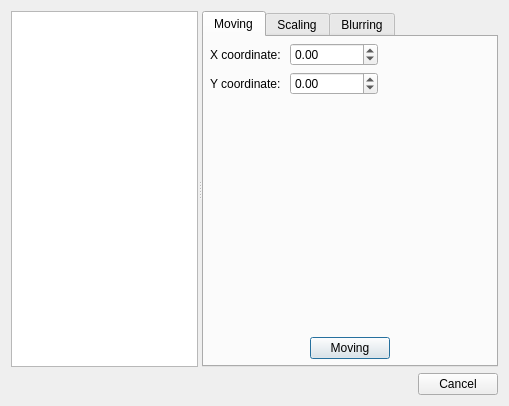
<?xml version="1.0" encoding="UTF-8"?>
<ui version="4.0">
 <class>Dialog</class>
 <widget class="QDialog" name="Dialog">
  <property name="geometry">
   <rect>
    <x>0</x>
    <y>0</y>
    <width>509</width>
    <height>406</height>
   </rect>
  </property>
  <property name="minimumSize">
   <size>
    <width>509</width>
    <height>406</height>
   </size>
  </property>
  <property name="maximumSize">
   <size>
    <width>509</width>
    <height>406</height>
   </size>
  </property>
  <property name="windowTitle">
   <string>Process ...</string>
  </property>
  <property name="windowIcon">
   <iconset resource="../../../icons.qrc">
    <normaloff>:/icons/PathSolving.png</normaloff>:/icons/PathSolving.png</iconset>
  </property>
  <property name="modal">
   <bool>true</bool>
  </property>
  <layout class="QVBoxLayout" name="verticalLayout">
   <item>
    <widget class="QSplitter" name="splitter">
     <property name="sizePolicy">
      <sizepolicy hsizetype="Expanding" vsizetype="Expanding">
       <horstretch>0</horstretch>
       <verstretch>0</verstretch>
      </sizepolicy>
     </property>
     <property name="orientation">
      <enum>Qt::Horizontal</enum>
     </property>
     <widget class="QListWidget" name="Point_list"/>
     <widget class="QTabWidget" name="tabWidget">
      <property name="currentIndex">
       <number>0</number>
      </property>
      <widget class="QWidget" name="moving">
       <attribute name="title">
        <string>Moving</string>
       </attribute>
       <layout class="QVBoxLayout" name="verticalLayout_2">
        <property name="leftMargin">
         <number>6</number>
        </property>
        <property name="topMargin">
         <number>6</number>
        </property>
        <property name="rightMargin">
         <number>6</number>
        </property>
        <property name="bottomMargin">
         <number>6</number>
        </property>
        <item>
         <layout class="QGridLayout" name="gridLayout">
          <item row="0" column="0">
           <widget class="QLabel" name="label">
            <property name="text">
             <string>X coordinate: </string>
            </property>
           </widget>
          </item>
          <item row="0" column="2">
           <spacer name="horizontalSpacer_2">
            <property name="orientation">
             <enum>Qt::Horizontal</enum>
            </property>
            <property name="sizeHint" stdset="0">
             <size>
              <width>40</width>
              <height>20</height>
             </size>
            </property>
           </spacer>
          </item>
          <item row="1" column="0">
           <widget class="QLabel" name="label_2">
            <property name="text">
             <string>Y coordinate: </string>
            </property>
           </widget>
          </item>
          <item row="1" column="1">
           <widget class="QDoubleSpinBox" name="moving_y_coordinate">
            <property name="minimum">
             <double>-1000000.000000000000000</double>
            </property>
            <property name="maximum">
             <double>1000000.000000000000000</double>
            </property>
           </widget>
          </item>
          <item row="1" column="2">
           <spacer name="horizontalSpacer_3">
            <property name="orientation">
             <enum>Qt::Horizontal</enum>
            </property>
            <property name="sizeHint" stdset="0">
             <size>
              <width>40</width>
              <height>20</height>
             </size>
            </property>
           </spacer>
          </item>
          <item row="0" column="1">
           <widget class="QDoubleSpinBox" name="moving_x_coordinate">
            <property name="minimum">
             <double>-1000000.000000000000000</double>
            </property>
            <property name="maximum">
             <double>1000000.000000000000000</double>
            </property>
           </widget>
          </item>
         </layout>
        </item>
        <item>
         <spacer name="verticalSpacer">
          <property name="orientation">
           <enum>Qt::Vertical</enum>
          </property>
          <property name="sizeHint" stdset="0">
           <size>
            <width>20</width>
            <height>99</height>
           </size>
          </property>
         </spacer>
        </item>
        <item>
         <layout class="QHBoxLayout" name="horizontalLayout_3">
          <item>
           <spacer name="horizontalSpacer_7">
            <property name="orientation">
             <enum>Qt::Horizontal</enum>
            </property>
            <property name="sizeHint" stdset="0">
             <size>
              <width>40</width>
              <height>20</height>
             </size>
            </property>
           </spacer>
          </item>
          <item>
           <widget class="QPushButton" name="movingButton">
            <property name="text">
             <string>Moving</string>
            </property>
            <property name="default">
             <bool>true</bool>
            </property>
           </widget>
          </item>
          <item>
           <spacer name="horizontalSpacer_9">
            <property name="orientation">
             <enum>Qt::Horizontal</enum>
            </property>
            <property name="sizeHint" stdset="0">
             <size>
              <width>40</width>
              <height>20</height>
             </size>
            </property>
           </spacer>
          </item>
         </layout>
        </item>
       </layout>
      </widget>
      <widget class="QWidget" name="scaling">
       <attribute name="title">
        <string>Scaling</string>
       </attribute>
       <layout class="QVBoxLayout" name="verticalLayout_3">
        <property name="leftMargin">
         <number>6</number>
        </property>
        <property name="topMargin">
         <number>6</number>
        </property>
        <property name="rightMargin">
         <number>6</number>
        </property>
        <property name="bottomMargin">
         <number>6</number>
        </property>
        <item>
         <layout class="QGridLayout" name="gridLayout_2">
          <item row="0" column="2">
           <spacer name="horizontalSpacer_4">
            <property name="orientation">
             <enum>Qt::Horizontal</enum>
            </property>
            <property name="sizeHint" stdset="0">
             <size>
              <width>40</width>
              <height>20</height>
             </size>
            </property>
           </spacer>
          </item>
          <item row="0" column="1">
           <widget class="QDoubleSpinBox" name="scaling_h">
            <property name="minimum">
             <double>1.000000000000000</double>
            </property>
            <property name="maximum">
             <double>10000.000000000000000</double>
            </property>
           </widget>
          </item>
          <item row="0" column="0">
           <widget class="QLabel" name="label_3">
            <property name="text">
             <string>Horizontal: </string>
            </property>
           </widget>
          </item>
          <item row="1" column="0">
           <widget class="QLabel" name="label_4">
            <property name="text">
             <string>Vertical: </string>
            </property>
           </widget>
          </item>
          <item row="1" column="2">
           <spacer name="horizontalSpacer_5">
            <property name="orientation">
             <enum>Qt::Horizontal</enum>
            </property>
            <property name="sizeHint" stdset="0">
             <size>
              <width>40</width>
              <height>20</height>
             </size>
            </property>
           </spacer>
          </item>
          <item row="1" column="1">
           <widget class="QDoubleSpinBox" name="scaling_v">
            <property name="minimum">
             <double>1.000000000000000</double>
            </property>
            <property name="maximum">
             <double>10000.000000000000000</double>
            </property>
           </widget>
          </item>
         </layout>
        </item>
        <item>
         <widget class="Line" name="line">
          <property name="orientation">
           <enum>Qt::Horizontal</enum>
          </property>
         </widget>
        </item>
        <item>
         <layout class="QHBoxLayout" name="horizontalLayout_2">
          <item>
           <widget class="QLabel" name="label_5">
            <property name="text">
             <string>Reference point: </string>
            </property>
           </widget>
          </item>
          <item>
           <widget class="QDoubleSpinBox" name="scaling_rx">
            <property name="minimum">
             <double>-1000000.000000000000000</double>
            </property>
            <property name="maximum">
             <double>1000000.000000000000000</double>
            </property>
           </widget>
          </item>
          <item>
           <widget class="QDoubleSpinBox" name="scaling_ry">
            <property name="minimum">
             <double>-1000000.000000000000000</double>
            </property>
            <property name="maximum">
             <double>1000000.000000000000000</double>
            </property>
           </widget>
          </item>
          <item>
           <spacer name="horizontalSpacer_6">
            <property name="orientation">
             <enum>Qt::Horizontal</enum>
            </property>
            <property name="sizeHint" stdset="0">
             <size>
              <width>40</width>
              <height>20</height>
             </size>
            </property>
           </spacer>
          </item>
         </layout>
        </item>
        <item>
         <spacer name="verticalSpacer_2">
          <property name="orientation">
           <enum>Qt::Vertical</enum>
          </property>
          <property name="sizeHint" stdset="0">
           <size>
            <width>20</width>
            <height>52</height>
           </size>
          </property>
         </spacer>
        </item>
        <item>
         <layout class="QHBoxLayout" name="horizontalLayout_4">
          <item>
           <spacer name="horizontalSpacer_8">
            <property name="orientation">
             <enum>Qt::Horizontal</enum>
            </property>
            <property name="sizeHint" stdset="0">
             <size>
              <width>40</width>
              <height>20</height>
             </size>
            </property>
           </spacer>
          </item>
          <item>
           <widget class="QPushButton" name="scalingButton">
            <property name="text">
             <string>Scaling</string>
            </property>
            <property name="default">
             <bool>true</bool>
            </property>
           </widget>
          </item>
          <item>
           <spacer name="horizontalSpacer_10">
            <property name="orientation">
             <enum>Qt::Horizontal</enum>
            </property>
            <property name="sizeHint" stdset="0">
             <size>
              <width>40</width>
              <height>20</height>
             </size>
            </property>
           </spacer>
          </item>
         </layout>
        </item>
       </layout>
      </widget>
      <widget class="QWidget" name="blurring">
       <attribute name="title">
        <string>Blurring</string>
       </attribute>
       <layout class="QVBoxLayout" name="verticalLayout_4">
        <property name="leftMargin">
         <number>6</number>
        </property>
        <property name="topMargin">
         <number>6</number>
        </property>
        <property name="rightMargin">
         <number>6</number>
        </property>
        <property name="bottomMargin">
         <number>6</number>
        </property>
        <item>
         <widget class="QLabel" name="label_8">
          <property name="text">
           <string>This function can minimize the number of coordinate points.</string>
          </property>
          <property name="wordWrap">
           <bool>true</bool>
          </property>
         </widget>
        </item>
        <item>
         <layout class="QHBoxLayout" name="horizontalLayout_7">
          <item>
           <widget class="QLabel" name="label_7">
            <property name="text">
             <string>The number of points: </string>
            </property>
           </widget>
          </item>
          <item>
           <widget class="QLabel" name="points_num">
            <property name="text">
             <string>0</string>
            </property>
           </widget>
          </item>
          <item>
           <spacer name="horizontalSpacer_12">
            <property name="orientation">
             <enum>Qt::Horizontal</enum>
            </property>
            <property name="sizeHint" stdset="0">
             <size>
              <width>40</width>
              <height>20</height>
             </size>
            </property>
           </spacer>
          </item>
         </layout>
        </item>
        <item>
         <layout class="QHBoxLayout" name="horizontalLayout_6">
          <item>
           <widget class="QLabel" name="label_6">
            <property name="text">
             <string>Reduced to: </string>
            </property>
           </widget>
          </item>
          <item>
           <widget class="QSpinBox" name="blurring_num"/>
          </item>
          <item>
           <spacer name="horizontalSpacer_11">
            <property name="orientation">
             <enum>Qt::Horizontal</enum>
            </property>
            <property name="sizeHint" stdset="0">
             <size>
              <width>40</width>
              <height>20</height>
             </size>
            </property>
           </spacer>
          </item>
         </layout>
        </item>
        <item>
         <spacer name="verticalSpacer_3">
          <property name="orientation">
           <enum>Qt::Vertical</enum>
          </property>
          <property name="sizeHint" stdset="0">
           <size>
            <width>20</width>
            <height>40</height>
           </size>
          </property>
         </spacer>
        </item>
        <item>
         <layout class="QHBoxLayout" name="horizontalLayout_8">
          <item>
           <spacer name="horizontalSpacer_13">
            <property name="orientation">
             <enum>Qt::Horizontal</enum>
            </property>
            <property name="sizeHint" stdset="0">
             <size>
              <width>40</width>
              <height>20</height>
             </size>
            </property>
           </spacer>
          </item>
          <item>
           <widget class="QPushButton" name="blurringButton">
            <property name="text">
             <string>Blurring</string>
            </property>
            <property name="default">
             <bool>true</bool>
            </property>
           </widget>
          </item>
          <item>
           <spacer name="horizontalSpacer_14">
            <property name="orientation">
             <enum>Qt::Horizontal</enum>
            </property>
            <property name="sizeHint" stdset="0">
             <size>
              <width>40</width>
              <height>20</height>
             </size>
            </property>
           </spacer>
          </item>
         </layout>
        </item>
       </layout>
      </widget>
     </widget>
    </widget>
   </item>
   <item>
    <layout class="QHBoxLayout" name="horizontalLayout">
     <item>
      <spacer name="horizontalSpacer">
       <property name="orientation">
        <enum>Qt::Horizontal</enum>
       </property>
       <property name="sizeHint" stdset="0">
        <size>
         <width>40</width>
         <height>20</height>
        </size>
       </property>
      </spacer>
     </item>
     <item>
      <widget class="QDialogButtonBox" name="buttonBox">
       <property name="sizePolicy">
        <sizepolicy hsizetype="Fixed" vsizetype="Fixed">
         <horstretch>0</horstretch>
         <verstretch>0</verstretch>
        </sizepolicy>
       </property>
       <property name="standardButtons">
        <set>QDialogButtonBox::Cancel</set>
       </property>
      </widget>
     </item>
    </layout>
   </item>
  </layout>
 </widget>
 <resources>
  <include location="../../../icons.qrc"/>
 </resources>
 <connections>
  <connection>
   <sender>buttonBox</sender>
   <signal>rejected()</signal>
   <receiver>Dialog</receiver>
   <slot>reject()</slot>
   <hints>
    <hint type="sourcelabel">
     <x>59</x>
     <y>24</y>
    </hint>
    <hint type="destinationlabel">
     <x>169</x>
     <y>154</y>
    </hint>
   </hints>
  </connection>
 </connections>
</ui>
